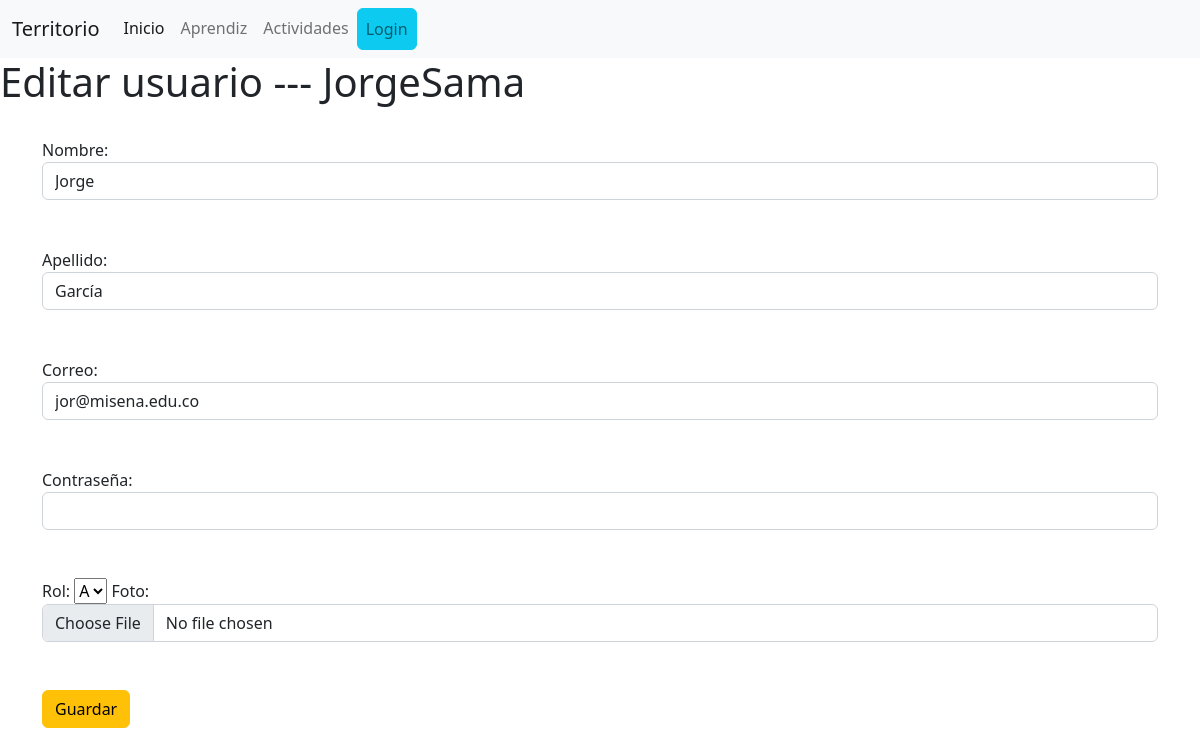
Before: /territorio/usuEditForm/3 with the older database file.
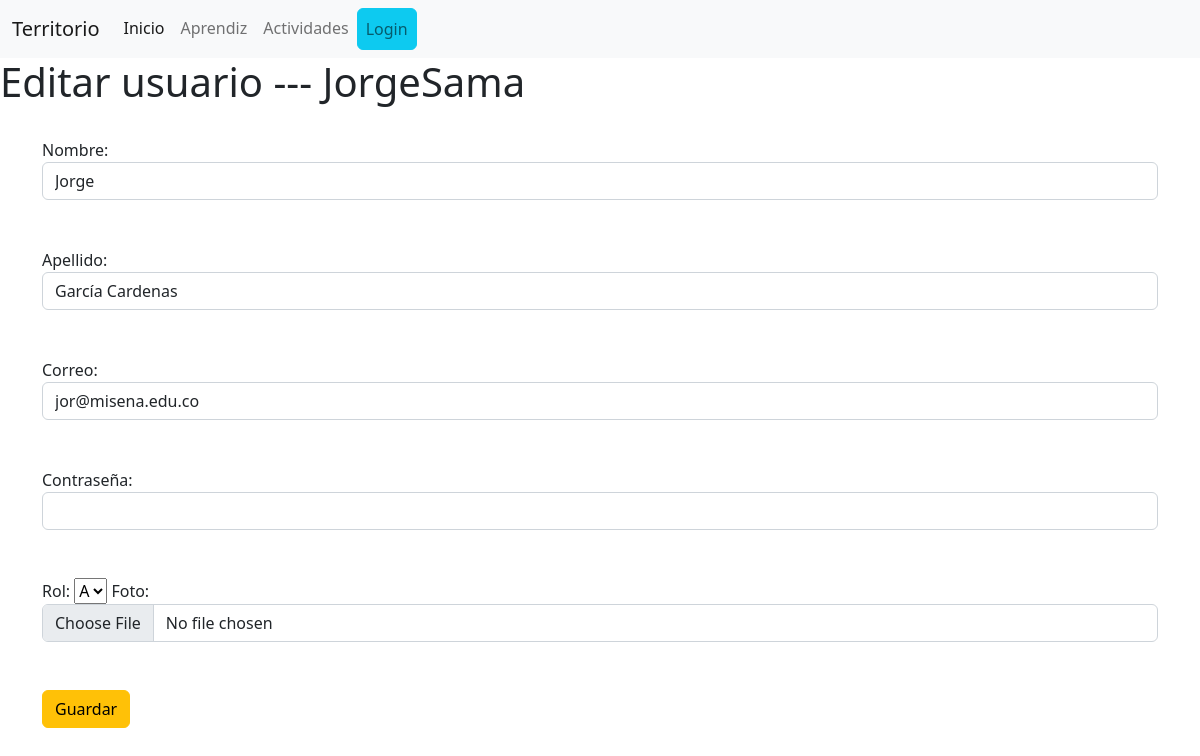
After: the same page with the newer database file.
### territorio/models.py (models this page shows, shortened)
class Usuario(models.Model):
    nombre = models.CharField(max_length=100)
    apellido = models.CharField(max_length=100)
    correo = models.EmailField(max_length=254)
    usuario = models.CharField(max_length=100, unique=True)
    password = models.CharField(max_length=254)
    ROLES = (
        ("R", "Administrador"),
        ("I", "Instructor"),
        ("A", "Aprendiz"),
    )
    rol = models.CharField(choices = ROLES, max_length=1, default="A")
    foto = models.ImageField(upload_to = 'territorio/fotos/', default = 'territorio/fotos/perfil.png')

### territorio/views.py (the view)
# urls.py: path('usuEditForm/<int:id>', views.usuFormularioEditar, name="form-usu"),
def usuFormularioEditar(request, id):
    a = Usuario.objects.get(pk = id)
    q = Usuario.objects.all()
    contexto = {'datos': a, 'usu':q}
    return render(request, 'territorio/usuario/editarUsuario.html', contexto)

### territorio/templates/territorio/usuario/editarUsuario.html (shortened to what this page needs)
{% extends 'territorio/base.html' %}
{% block body %}
    <h1>Editar usuario --- {{datos.usuario}}</h1>
    <form class="container" action="{% url 'territorio:usu_guardar' %}" method="post">
        <br/><label for="nombre">Nombre: </label>
        <input class="form-control" type="text" name="nombre" value="{{datos.nombre}}"><br/><br/>
        <label for="apellido">Apellido: </label>
        <input class="form-control" type="text" name="apellido" value="{{datos.apellido}}"><br/><br/>
        <label for="correo">Correo: </label>
        <input class="form-control" type="email" name="correo" value="{{datos.correo}}"><br/><br/>
        <label for="passw">Contraseña: </label>
        <input class="form-control" type="password" name="passw"><br/><br/>
        <label for="roles">Rol: </label>
        <select name="roles">
        {% if usu %}
            {% for i in usu %}
            <option value="{{i.rol}}">{{i.rol}}</option>
            {% endfor %}
        </select>
        {% endif %}
        <label for="foto">Foto: </label>
        <input class="form-control" type="file" name="foto"><br/><br/>
        <input class="btn btn-warning" type="submit" value="Guardar">
    </form>
{% endblock %}

Changed rows visible on the page:
changed Usuario "JorgeSama": apellido "García" → "García Cardenas"
